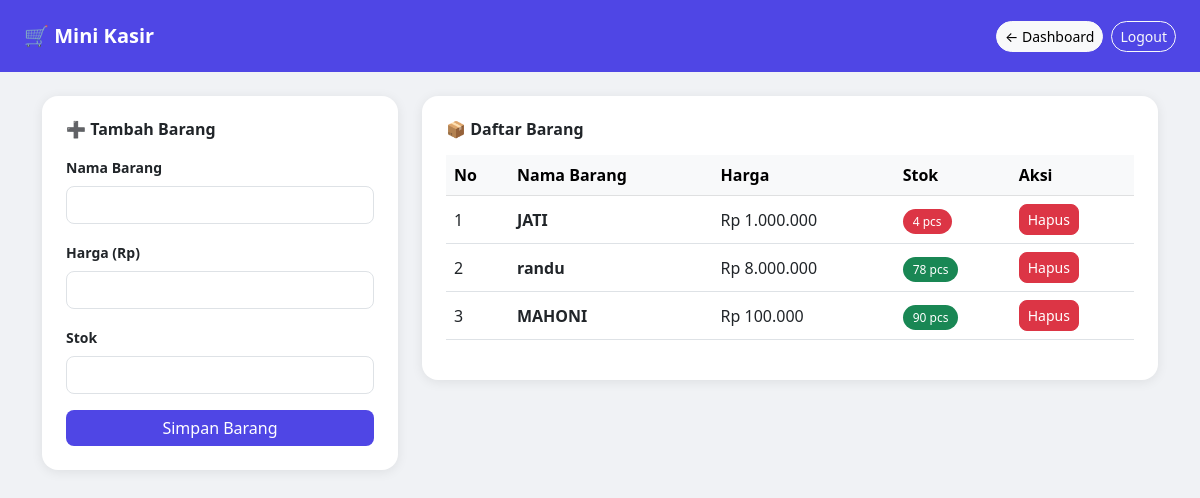
Page /barang.php (signed in) on the committed database.
### tables this page shows
CREATE TABLE `barang` (
  `id_barang` int(11) NOT NULL,
  `nama_barang` varchar(100) DEFAULT NULL,
  `harga` int(11) DEFAULT NULL,
  `stok` int(11) DEFAULT NULL
);

### barang.php (the view, shortened to what this page needs)
<?php
include "koneksi.php";
?>
<!DOCTYPE html>
<html>
<head>
    <link href="https://cdn.jsdelivr.net/npm/bootstrap@5.3.0/dist/css/bootstrap.min.css" rel="stylesheet">
</head>
<body>
    <nav class="navbar navbar-dark px-4 py-3">
        <span class="navbar-brand fw-bold">🛒 Mini Kasir</span>
        <div class="d-flex gap-2">
            <a href="admin.php" class="btn btn-light btn-sm rounded-pill">← Dashboard</a>
            <a href="logout.php" class="btn btn-outline-light btn-sm rounded-pill">Logout</a>
        </div>
    </nav>
    <div class="container mt-4">
        <div class="row g-4">
            <div class="col-md-4">
                <div class="card p-4">
                    <h6 class="fw-bold mb-3">➕ Tambah Barang</h6>
                    <form method="POST">
                        <div class="mb-3">
                            <label class="form-label small fw-semibold">Nama Barang</label>
                            <input type="text" name="nama" class="form-control" required>
                        </div>
                        <div class="mb-3">
                            <label class="form-label small fw-semibold">Harga (Rp)</label>
                            <input type="number" name="harga" class="form-control" required>
                        </div>
                        <div class="mb-3">
                            <label class="form-label small fw-semibold">Stok</label>
                            <input type="number" name="stok" class="form-control" required>
                        </div>
                        <button type="submit" class="btn btn-primary w-100">Simpan Barang</button>
                    </form>
                </div>
            </div>
            <div class="col-md-8">
                <div class="card p-4">
                    <h6 class="fw-bold mb-3">📦 Daftar Barang</h6>
                    <table class="table table-hover align-middle">
                        <thead class="table-light">
                            <tr>
                                <th>No</th>
                                <th>Nama Barang</th>
                                <th>Harga</th>
                                <th>Stok</th>
                                <th>Aksi</th>
                            </tr>
                        </thead>
                        <tbody>
                        <?php
                        $data = mysqli_query($conn, "SELECT * FROM barang");
                        $no = 1;
                        while ($d = mysqli_fetch_array($data)):
                        ?>
                            <tr>
                                <td><?= $no++ ?></td>
                                <td class="fw-semibold"><?= $d['nama_barang'] ?></td>
                                <td>Rp <?= number_format($d['harga'],0,',','.') ?></td>
                                <td>
                                    <span class="badge-stok <?= $d['stok'] < 5 ? 'bg-danger text-white' : 'bg-success text-white' ?>">
                                        <?= $d['stok'] ?> pcs
                                    </span>
                                </td>
                                <td>
                                    <a href="hapus_barang.php?id=<?= $d['id_barang'] ?>"
                                       class="btn btn-danger btn-sm"
                                       onclick="return confirm('Hapus barang ini?')">Hapus</a>
                                </td>
                            </tr>
                        <?php endwhile; ?>
                        </tbody>
                    </table>
                </div>
            </div>
        </div>
    </div>
</body>
</html>

### barang.php (style rules this page uses)
body { background: #f0f2f5; }
.navbar { background: #4f46e5 !important; }
.card { border-radius: 16px; border: none; box-shadow: 0 2px 12px rgba(0,0,0,0.08); }
.btn-primary { background: #4f46e5; border: none; }
.form-control, .btn { border-radius: 8px; }
.badge-stok { padding: 4px 10px; border-radius: 20px; font-size: 12px; }

### rows in the picture
barang: nama_barang "JATI", harga "1.000.000", stok "4"
barang: nama_barang "randu", harga "8.000.000", stok "78"
barang: nama_barang "MAHONI", harga "100.000", stok "90"
